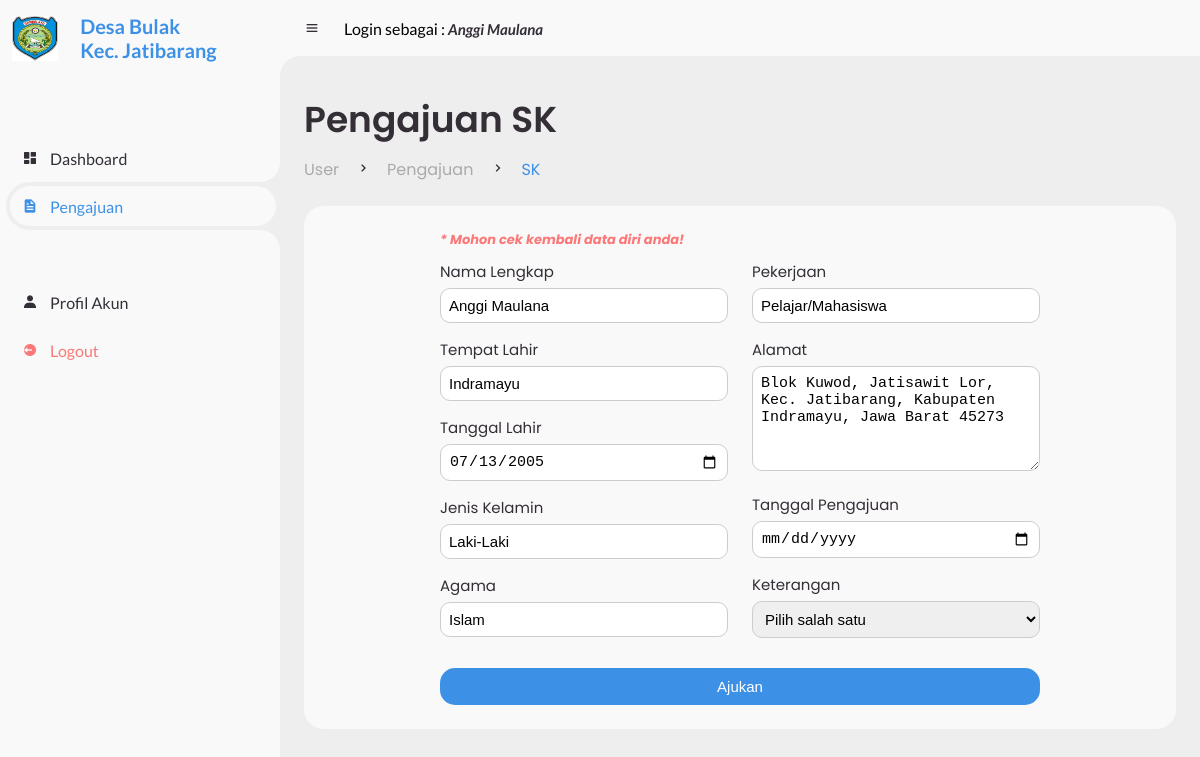
Page /user/pengajuan/sk.php (signed in) on the committed database.
### tables this page shows
CREATE TABLE `user` (
  `user_id` int(11) NOT NULL,
  `nama` varchar(255) NOT NULL,
  `nik` varchar(20) NOT NULL,
  `tempat_lahir` varchar(255) NOT NULL,
  `tanggal_lahir` date NOT NULL,
  `jenis_kelamin` varchar(255) NOT NULL,
  `agama` varchar(255) NOT NULL,
  `alamat` varchar(255) NOT NULL,
  `pekerjaan` varchar(255) NOT NULL,
  `pendidikan` varchar(255) NOT NULL,
  `status_pernikahan` varchar(255) NOT NULL,
  `password` varchar(255) NOT NULL
);

### user/pengajuan/sk.php (the view, shortened to what this page needs)
<?php
include "header.php";
require '../../config/db.php';
$nik = $_SESSION['nik'];
$sql = "SELECT * FROM user WHERE nik = '$nik'";
$result = mysqli_query($conn, $sql);
$userData = mysqli_fetch_assoc($result);
$displayName = $userData['nama'];
?>
<body>
    <section id="sidebar">
        <?php include 'brand.php'; ?>
        <ul class="side-menu top">
            <li>
                <a href="../index.php">
                    <i class='bx bxs-dashboard'></i>
                    <span class="text">Dashboard</span>
                </a>
            </li>
            <li class="active">
                <a href="../pengajuan.php">
                    <i class='bx bxs-file'></i>
                    <span class="text">Pengajuan</span>
                </a>
            </li>
        </ul>
        <ul class="side-menu">
            <li>
                <a href="../profil.php">
                    <i class='bx bxs-user'></i>
                    <span class="text">Profil Akun</span>
                </a>
            </li>
            <li>
                <a href="../logout.php" class="logout">
                    <i class='bx bxs-log-out-circle'></i>
                    <span class="text">Logout</span>
                </a>
            </li>
        </ul>
    </section>
    <section id="content">
        <?php include "navbar.php" ?>
        <main>
            <div class="head-title">
                <div class="left">
                    <h1>Pengajuan SK</h1>
                    <ul class="breadcrumb">
                        <li>
                            <a href="../index.html">User</a>
                        </li>
                        <li><i class='bx bx-chevron-right'></i></li>
                        <li>
                            <a href="../pengajuan.html">Pengajuan</a>
                        </li>
                        <li><i class='bx bx-chevron-right'></i></li>
                        <li>
                            <a class="active" href="#">SK</a>
                        </li>
                    </ul>
                </div>
            </div>
            <div class="table-data">
                <div class="order">
                    <div class="formulir-pengajuan"  id="pengajuanForm">
                        <form id="pengajuanForm" action="proses/sk.php" method="POST">
                            <h4>* Mohon cek kembali data diri anda!</h4>
                            <div class="form-row">
                                <div class="form-column">
                                    <div class="data-user">
                                        <label for="nama">Nama Lengkap</label>
                                        <input type="text" name="nama" id="nama" value="<?php echo $userData['nama']; ?>" required>
                                    </div>
                                    <div class="data-user">
                                        <div class="ttl">
                                            <label for="tempat">Tempat Lahir</label>
                                            <input type="text" name="tempat" id="tempat" value="<?php echo $userData['tempat_lahir']; ?>" required>
                                        </div>
                                        <div class="ttl">
                                            <label for="tanggal">Tanggal Lahir</label>
                                            <input type="date" name="tanggal" id="tanggal" value="<?php echo $userData['tanggal_lahir']; ?>" required>
                                        </div>
                                    </div>
                                    <div class="data-user">
                                        <label for="jenis_kelamin">Jenis Kelamin</label>
                                        <input type="text" name="jenis_kelamin" id="jenis_kelamin" value="<?php echo $userData['jenis_kelamin']; ?>" required>
                                    </div>
                                    <div class="data-user">
                                        <label for="agama">Agama</label>
                                        <input type="text" name="agama" id="agama" value="<?php echo $userData['agama']; ?>" required>
                                    </div>
                                </div>
                                <div class="form-column">
                                    <div class="data-user">
                                        <label for="pekerjaan">Pekerjaan</label>
                                        <input type="text" name="pekerjaan" id="pekerjaan" value="<?php echo $userData['pekerjaan']; ?>" required>
                                    </div>
                                    <div class="data-user">
                                        <label for="alamat">Alamat</label>
                                        <textarea name="alamat" id="alamat" required><?php echo $userData['alamat']; ?></textarea>
                                    </div>
                                    <div class="data-user">
                                        <label for="tgl_pengajuan">Tanggal Pengajuan</label>
                                        <input type="date" name="tgl_pengajuan" id="tgl_pengajuan" required>
                                    </div>
                                    <div class="data-user">
                                        <label for="keterangan_menikah">Keterangan</label>
                                        <select name="keterangan_menikah" id="keterangan_menikah">
                                            <option selected disabled>Pilih salah satu</option>
                                        </select>
                                    </div>
                                </div>
                            </div>
                            <button type="submit">Ajukan</button>
                        </form>
                    </div>
                </div>
            </div>
        </main>
    </section>
</body>
</html>

### user/pengajuan/navbar.php (shortened to what this page needs)
<nav>
    <i class='bx bx-menu'></i>
    <p>Login sebagai : <a href="#" class="nav-link"><i><?php echo htmlspecialchars($displayName, ENT_QUOTES, 'UTF-8'); ?></i></a></p>
</nav>

### rows in the picture
user: nama "Anggi Maulana", tempat "Indramayu", tanggal "07/13/2005", jenis_kelamin "Laki-Laki", agama "Islam", pekerjaan "Pelajar/Mahasiswa", alamat "Blok Kuwod, Jatisawit Lor, Kec. Jatibarang, Kabupaten Indramayu, Jawa Barat 45273"
